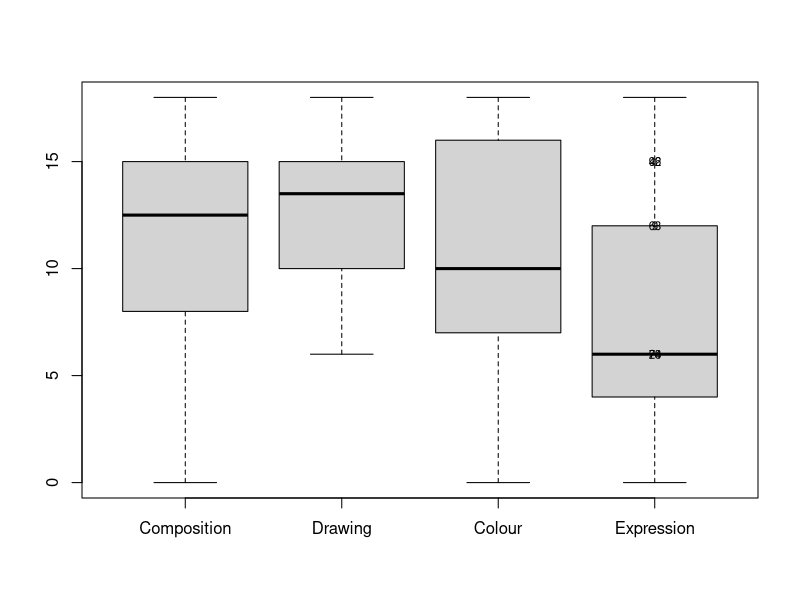
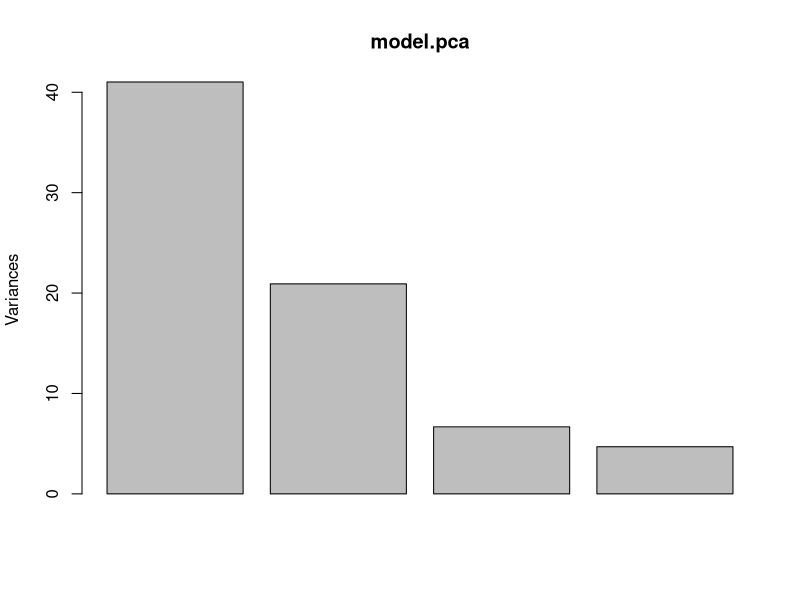
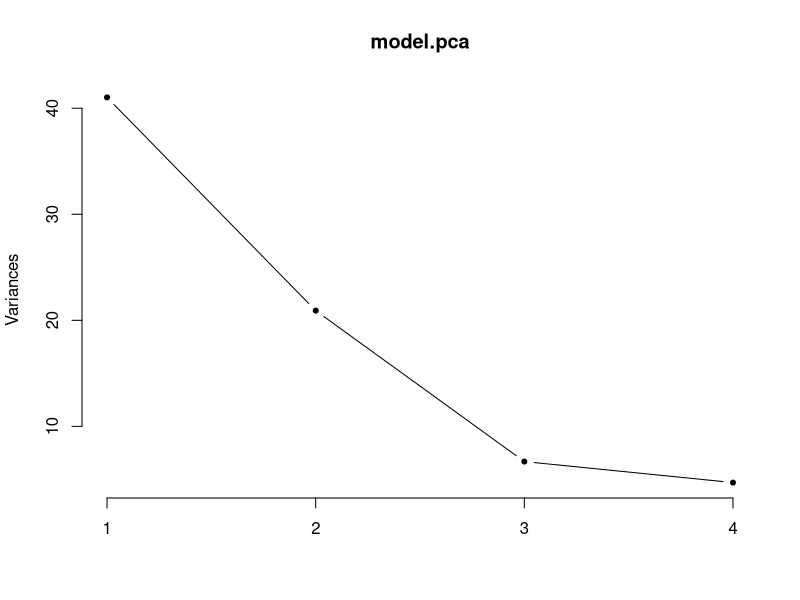
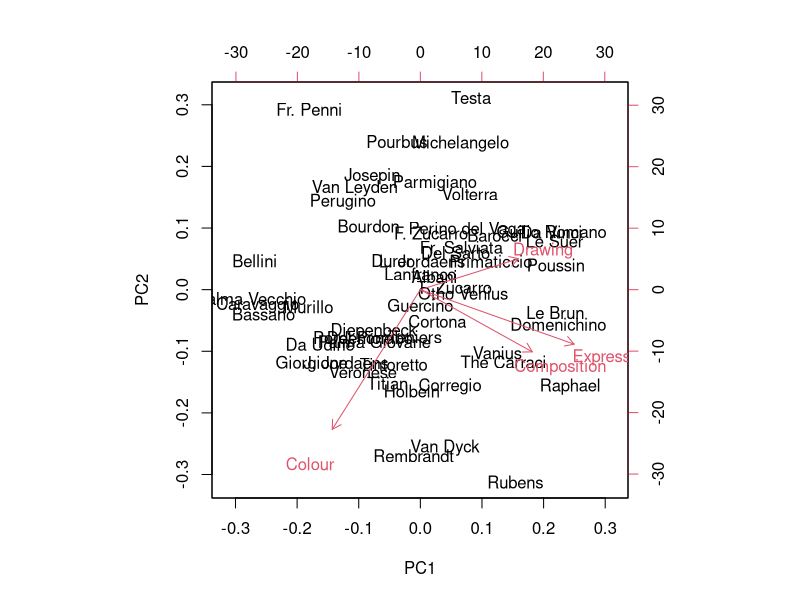
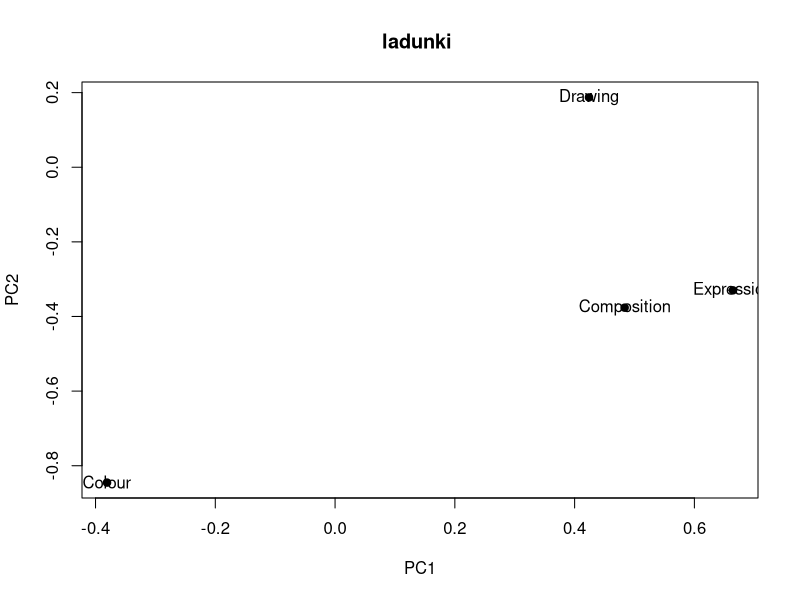
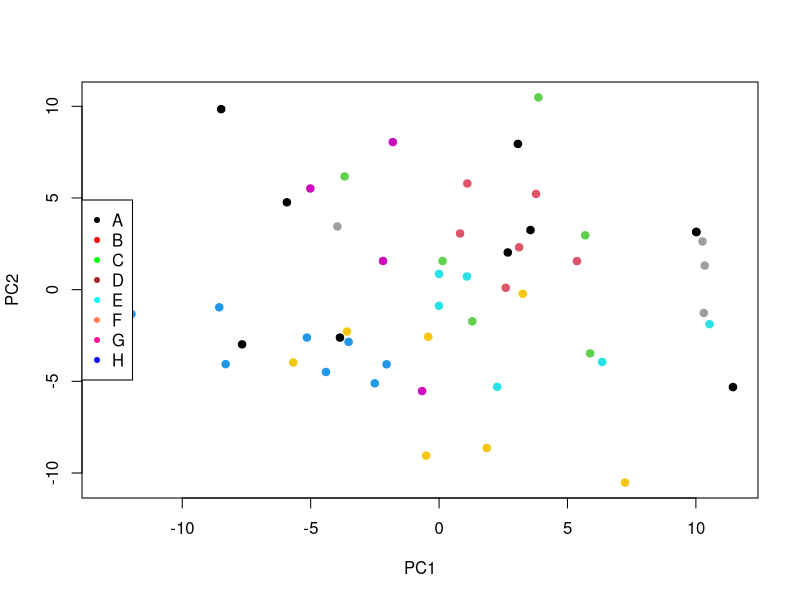

These figures' R source, in order:
#####################################################################################
##                    ZADANIE 1                                                 #####
#####################################################################################

#1. Uøywjπc zbioru painters (subiektywne oceny malarzy) z pakietu MASS wykonaj analizÍ
#sk≥adowych g≥ównych. Zbadaj ≥adunki trzech pierwszych sk≥adowych g≥ównych. Narysuj
#diagram rozrzutu dla dwóch pierwszych sk≥adowych g≥ównych uøywajπc róønych
#kolorów lub symboli do rozróønienia szkó≥ malarstwa.

library(MASS)
?painters
painters
group<-factor(painters$School)
#usuwam z analizy kolumne dotyczaca szkol
painters<-painters[,-5]
#wykres pudelkowy  dla poszczegolnych zmiennych
boxplot(painters); var(painters)
text(painters, labels = c(1:100), cex = 0.7) # Scatterplot with data id

#budowanie modelu
# nie ma zbyt duzej roznicy w skali
# dodatkowo w dokumentacj dla painters widze skladowe sa  w skali 0-20 ( z wyjatkiem szkoly, ale ta wczesniej zostala usunieta)
#dlatego nie decyduje sie na skalowanie
model.pca <- prcomp(painters) 

#Wyznaczanie ilosci skladowych glownych potrzebnych do analizy

# wykres ten przedstawia ile wariancji jest wyjasnionych przez kolejne zmienne
plot(model.pca)
#te same wiadomosci jak na wykresie powyzej, ale w postaci tabelki
summary(model.pca)

round(cor(scale(painters), model.pca$x), 2) # Korelacja pomiedzy orginalnymi zmiennymi, a składowymi glownymi
round(cor(scale(painters), model.pca$x)^2, 2) # Korelacja^2: wielkość wariancji , każdej ze zmiennych, które są "wyjasnione"
#przez składowe głown; suma w wierszu rowna 1
# również tu widac, że najwiekszy wpły na zmienność maja PC1 i PC2, zaś najmniejszą, pomijalną PC4

# pierwsze 2 skladowe PC1,PC2 wyjasniaja zmiennosc w 84,5%
# zas pierwsze PC1,PC2,PC3 w 93,6%
#wykres osypiska -gdzie widac, ktore zmienne skladowe maja najwiekszy wplyw na zmiennosc
screeplot(model.pca, type = 'l', pch = 20)
# z wykresu widac, ze 2 pierwsze skladowe maja największy wpływ na zmiennosci



#biplot dla modelu
biplot(model.pca)

#biplot przenosi nam 4 wymiarowy uklad na 2 wymiarowy. Osie układu wspolrzędnych reprezentuja dwie pierwsze głowne składowe, na które
# zrzutowana została przestrzen obserwacji
#strzałki z nawami zmiennych pokazuja w jakim kierunku i jak bardzo wpływaja one na głowne skladowe. Ponadto ich wzajemne 
#połozenie mówi o korelacji miedzy nimi
#  - jeśli wektory są prostopadłe to zmienne nie są skorelowane
#  - mały kąt miedzy wektorami oznacza dużą korelację
#  - kat bliski pólpelnemu oznacza korelacje ujemna
# zaznaczone na wykresie punkty odpowiadaja poszczegłolnym obserwacją
# gdy rosnie zmienna Drawing maleje Colour, zmienne Drawing, Expression, Composition sa z soba skorelowane


 

#Badam ładunki 3 pierwszych 

model.pca$rotation[,1:3]

#zmienna składowa PC1 ma dodatni ładunek dla zmiennych "Composition", "Drawing", Expression", zaś ujemny dla "Colour"
# zmienna składowa PC2 ma ujemny ładunek dla "composition", "Colour", "Expresion" zas dodatni dla "Drawing"
# zmienna składowa PC3 ma dodatni ładunek dla "Drawing", "Colour", "Expression"

#wykres dla ładunków (loadings)

plot(model.pca$rotation[,1:3],   # x and y data
     pch=21,              # ksztalt
     bg="black",          # kolor
     cex=1,               # wielkosc punktu
     main="ladunki "      # tytul
)
text(model.pca$rotation[,1:3],             
     labels=rownames(model.pca$rotation))   # print labels



plot(model.pca$x, pch = 20, col = group, cex=1.5) # Only first two principal components
legend('left', 
       legend = c('A', 'B','C', 'D','E', 'F', 'G', 'H'), 
       pch = 20, 
       col = c('black', 'red','green', 'brown','cyan', 'coral','deeppink', 'blue'), 
       bty = 'y')







#####################################################################################
##                    ZADANIE 1                                                 #####
#####################################################################################

#2. Uøywajπc zmiennych ciπg≥ych oraz porzπdkowych ze zbioru danych Cars93 z pakietu
#MASS wykonaj analizÍ sk≥adowych g≥ównych. Porównaj (na osobnych wykresach):
#  • samochody amerykaÒskie i inne (Origin),
#• typy samochodów (Type).

#https://www.datacamp.com/community/tutorials/pca-analysis-r
